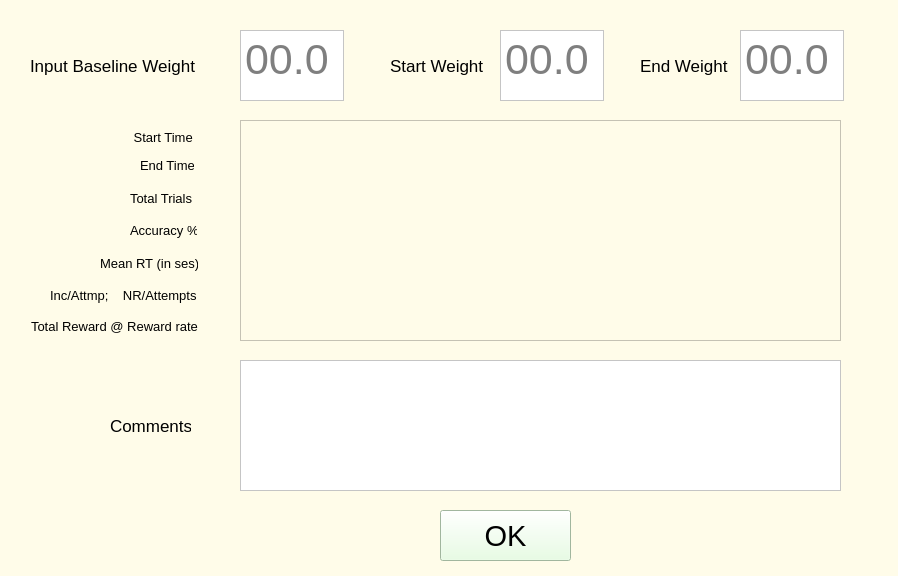
<?xml version="1.0" encoding="UTF-8"?>
<ui version="4.0">
 <class>Behavior_Data</class>
 <widget class="QWidget" name="Behavior_Data">
  <property name="geometry">
   <rect>
    <x>0</x>
    <y>0</y>
    <width>898</width>
    <height>576</height>
   </rect>
  </property>
  <property name="windowTitle">
   <string>Form</string>
  </property>
  <property name="styleSheet">
   <string notr="true">background-color: rgb(255, 252, 233)</string>
  </property>
  <widget class="QLabel" name="label_4">
   <property name="geometry">
    <rect>
     <x>130</x>
     <y>222</y>
     <width>67</width>
     <height>16</height>
    </rect>
   </property>
   <property name="font">
    <font>
     <pointsize>10</pointsize>
    </font>
   </property>
   <property name="text">
    <string>Accuracy %</string>
   </property>
  </widget>
  <widget class="QLabel" name="label_3">
   <property name="geometry">
    <rect>
     <x>130</x>
     <y>190</y>
     <width>65</width>
     <height>16</height>
    </rect>
   </property>
   <property name="font">
    <font>
     <pointsize>10</pointsize>
    </font>
   </property>
   <property name="text">
    <string>Total Trials</string>
   </property>
  </widget>
  <widget class="QLabel" name="label_2">
   <property name="geometry">
    <rect>
     <x>140</x>
     <y>157</y>
     <width>54</width>
     <height>16</height>
    </rect>
   </property>
   <property name="font">
    <font>
     <pointsize>10</pointsize>
    </font>
   </property>
   <property name="text">
    <string>End Time</string>
   </property>
  </widget>
  <widget class="QLabel" name="label_7">
   <property name="geometry">
    <rect>
     <x>100</x>
     <y>255</y>
     <width>98</width>
     <height>16</height>
    </rect>
   </property>
   <property name="font">
    <font>
     <pointsize>10</pointsize>
    </font>
   </property>
   <property name="text">
    <string>Mean RT (in ses)</string>
   </property>
  </widget>
  <widget class="QLabel" name="label">
   <property name="geometry">
    <rect>
     <x>130</x>
     <y>127</y>
     <width>71</width>
     <height>20</height>
    </rect>
   </property>
   <property name="font">
    <font>
     <pointsize>10</pointsize>
    </font>
   </property>
   <property name="text">
    <string> Start Time</string>
   </property>
  </widget>
  <widget class="QLabel" name="label_6">
   <property name="geometry">
    <rect>
     <x>31</x>
     <y>318</y>
     <width>168</width>
     <height>16</height>
    </rect>
   </property>
   <property name="font">
    <font>
     <pointsize>10</pointsize>
    </font>
   </property>
   <property name="text">
    <string>Total Reward @ Reward rate</string>
   </property>
  </widget>
  <widget class="QLabel" name="label_5">
   <property name="geometry">
    <rect>
     <x>50</x>
     <y>287</y>
     <width>149</width>
     <height>16</height>
    </rect>
   </property>
   <property name="font">
    <font>
     <pointsize>10</pointsize>
    </font>
   </property>
   <property name="text">
    <string>Inc/Attmp;    NR/Attempts</string>
   </property>
  </widget>
  <widget class="QLabel" name="label_8">
   <property name="geometry">
    <rect>
     <x>30</x>
     <y>50</y>
     <width>171</width>
     <height>31</height>
    </rect>
   </property>
   <property name="font">
    <font>
     <pointsize>13</pointsize>
    </font>
   </property>
   <property name="text">
    <string>Input Baseline Weight</string>
   </property>
  </widget>
  <widget class="QLabel" name="label_9">
   <property name="geometry">
    <rect>
     <x>110</x>
     <y>410</y>
     <width>81</width>
     <height>31</height>
    </rect>
   </property>
   <property name="font">
    <font>
     <pointsize>13</pointsize>
    </font>
   </property>
   <property name="text">
    <string>Comments</string>
   </property>
  </widget>
  <widget class="QTextEdit" name="commentsLog">
   <property name="geometry">
    <rect>
     <x>240</x>
     <y>360</y>
     <width>601</width>
     <height>131</height>
    </rect>
   </property>
   <property name="styleSheet">
    <string notr="true">background-color: rgb(255, 255, 255);</string>
   </property>
   <property name="tabChangesFocus">
    <bool>true</bool>
   </property>
  </widget>
  <widget class="QTextEdit" name="baselineWeight">
   <property name="geometry">
    <rect>
     <x>240</x>
     <y>30</y>
     <width>104</width>
     <height>71</height>
    </rect>
   </property>
   <property name="font">
    <font>
     <pointsize>32</pointsize>
    </font>
   </property>
   <property name="styleSheet">
    <string notr="true">background-color: rgb(255, 255, 255);</string>
   </property>
   <property name="tabChangesFocus">
    <bool>true</bool>
   </property>
   <property name="markdown">
    <string/>
   </property>
   <property name="placeholderText">
    <string>00.0</string>
   </property>
  </widget>
  <widget class="QTextEdit" name="behavData">
   <property name="geometry">
    <rect>
     <x>240</x>
     <y>120</y>
     <width>601</width>
     <height>221</height>
    </rect>
   </property>
   <property name="font">
    <font>
     <pointsize>10</pointsize>
    </font>
   </property>
   <property name="tabChangesFocus">
    <bool>true</bool>
   </property>
   <property name="readOnly">
    <bool>true</bool>
   </property>
   <property name="html">
    <string>&lt;!DOCTYPE HTML PUBLIC &quot;-//W3C//DTD HTML 4.0//EN&quot; &quot;http://www.w3.org/TR/REC-html40/strict.dtd&quot;&gt;
&lt;html&gt;&lt;head&gt;&lt;meta name=&quot;qrichtext&quot; content=&quot;1&quot; /&gt;&lt;style type=&quot;text/css&quot;&gt;
p, li { white-space: pre-wrap; }
&lt;/style&gt;&lt;/head&gt;&lt;body style=&quot; font-family:'MS Shell Dlg 2'; font-size:10pt; font-weight:400; font-style:normal;&quot;&gt;
&lt;p style=&quot;-qt-paragraph-type:empty; margin-top:0px; margin-bottom:0px; margin-left:0px; margin-right:0px; -qt-block-indent:0; text-indent:0px;&quot;&gt;&lt;br /&gt;&lt;/p&gt;&lt;/body&gt;&lt;/html&gt;</string>
   </property>
   <property name="textInteractionFlags">
    <set>Qt::TextSelectableByKeyboard|Qt::TextSelectableByMouse</set>
   </property>
  </widget>
  <widget class="QPushButton" name="okay">
   <property name="geometry">
    <rect>
     <x>440</x>
     <y>510</y>
     <width>131</width>
     <height>51</height>
    </rect>
   </property>
   <property name="font">
    <font>
     <pointsize>22</pointsize>
    </font>
   </property>
   <property name="styleSheet">
    <string notr="true">background-color: rgb(226, 255, 221);</string>
   </property>
   <property name="text">
    <string>OK</string>
   </property>
  </widget>
  <widget class="QLabel" name="label_10">
   <property name="geometry">
    <rect>
     <x>390</x>
     <y>50</y>
     <width>101</width>
     <height>31</height>
    </rect>
   </property>
   <property name="font">
    <font>
     <pointsize>13</pointsize>
    </font>
   </property>
   <property name="text">
    <string>Start Weight</string>
   </property>
  </widget>
  <widget class="QTextEdit" name="startWeight">
   <property name="geometry">
    <rect>
     <x>500</x>
     <y>30</y>
     <width>104</width>
     <height>71</height>
    </rect>
   </property>
   <property name="font">
    <font>
     <pointsize>32</pointsize>
    </font>
   </property>
   <property name="styleSheet">
    <string notr="true">background-color: rgb(255, 255, 255);</string>
   </property>
   <property name="tabChangesFocus">
    <bool>true</bool>
   </property>
   <property name="markdown">
    <string/>
   </property>
   <property name="placeholderText">
    <string>00.0</string>
   </property>
  </widget>
  <widget class="QLabel" name="label_11">
   <property name="geometry">
    <rect>
     <x>640</x>
     <y>50</y>
     <width>101</width>
     <height>31</height>
    </rect>
   </property>
   <property name="font">
    <font>
     <pointsize>13</pointsize>
    </font>
   </property>
   <property name="text">
    <string>End Weight</string>
   </property>
  </widget>
  <widget class="QTextEdit" name="endWeight">
   <property name="geometry">
    <rect>
     <x>740</x>
     <y>30</y>
     <width>104</width>
     <height>71</height>
    </rect>
   </property>
   <property name="font">
    <font>
     <pointsize>32</pointsize>
    </font>
   </property>
   <property name="styleSheet">
    <string notr="true">background-color: rgb(255, 255, 255);</string>
   </property>
   <property name="tabChangesFocus">
    <bool>true</bool>
   </property>
   <property name="markdown">
    <string/>
   </property>
   <property name="placeholderText">
    <string>00.0</string>
   </property>
  </widget>
 </widget>
 <tabstops>
  <tabstop>baselineWeight</tabstop>
  <tabstop>startWeight</tabstop>
  <tabstop>endWeight</tabstop>
  <tabstop>commentsLog</tabstop>
  <tabstop>okay</tabstop>
  <tabstop>behavData</tabstop>
 </tabstops>
 <resources/>
 <connections/>
</ui>
